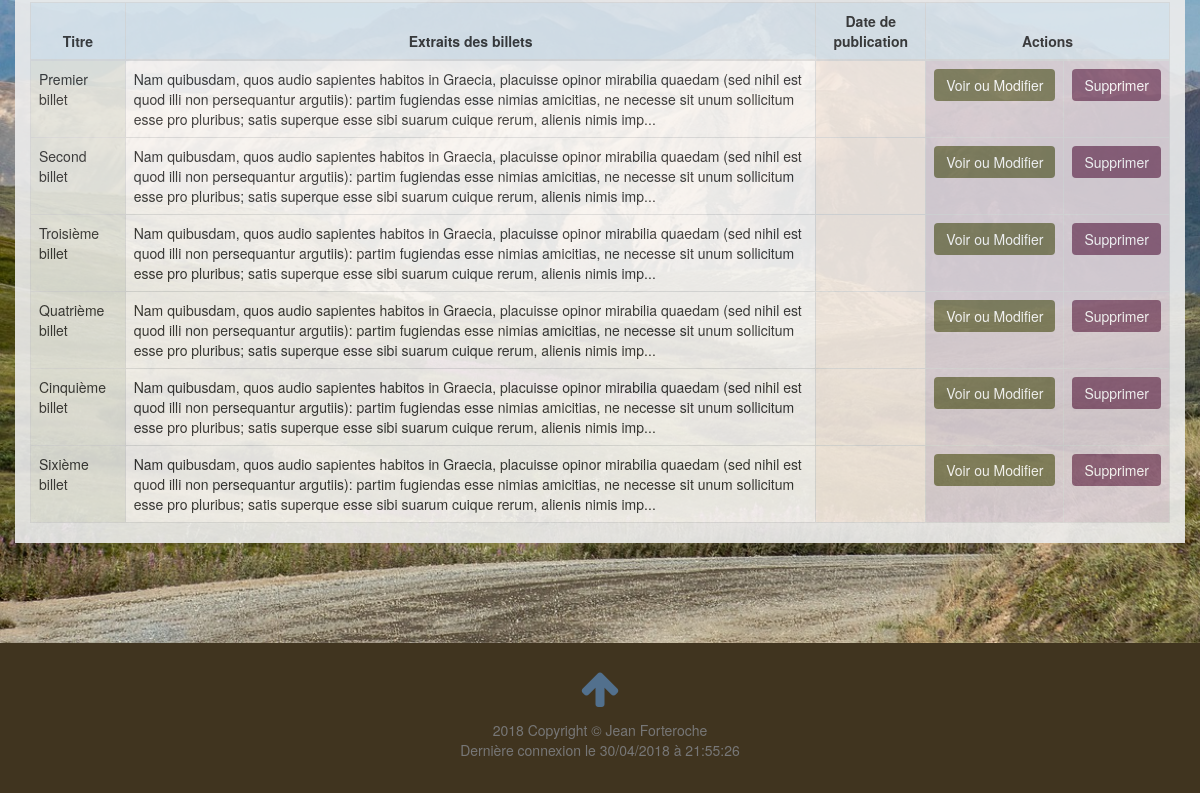
Before: /index.php?action=postsManager (signed in, lower part) with the older database file.
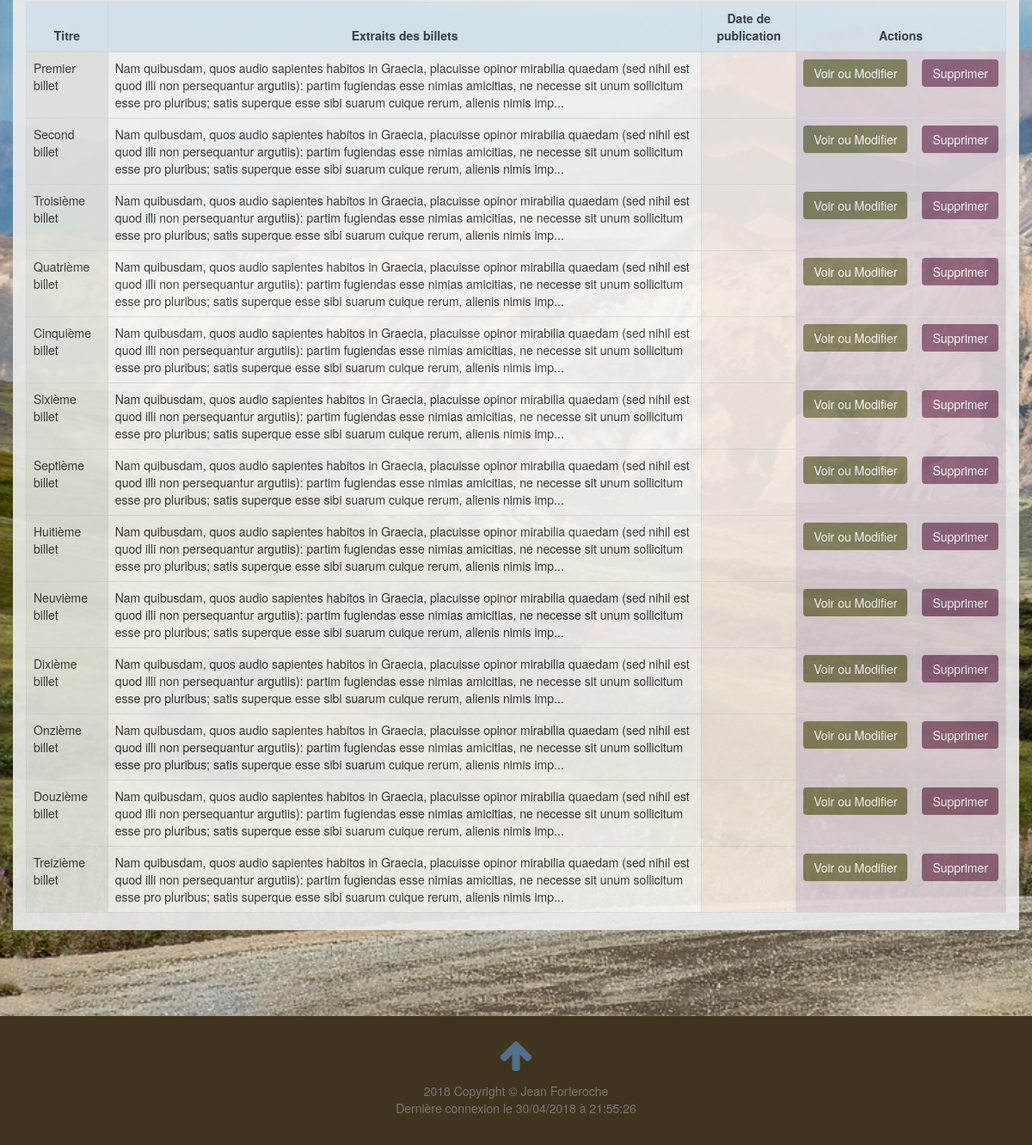
After: the same page with the newer database file.
### tables this page shows
CREATE TABLE `posts` (
  `id` int(11) NOT NULL,
  `author` varchar(255) NOT NULL,
  `title` varchar(255) NOT NULL,
  `content` text NOT NULL,
  `creationDate` datetime NOT NULL
);

### controller/Backend.php (called while the page is built, shortened)
<?php
class Backend{
    public function postsManager(){
        $postsManager = new PostManager();
        $posts = $postsManager->getAllPostsExcerpt();
        require('view/backend/postsManager.php');
    }
}

### index.php (called while the page is built, shortened)
<?php
include_once('MyAutoload.php');
if($_GET) {
    $request = $_GET['action'];
} else {
    $request = "";
}
$router = new Router($request);
$router->renderController();

### model/PostManager.php (called while the page is built, shortened)
<?php
class PostManager extends Manager {
    public function getAllPostsExcerpt() {
        $db = $this->dbConnect();
        $req = $db->query('SELECT id, title, SUBSTRING(content, 1, 300) AS postExcerpt, author, DATE_FORMAT(creationDate, \'%d/%m/%Y à %Hh%im%ss\') AS creationDateFr FROM posts ORDER BY creationDate');
        $posts = array();
        while ($data = $req->fetch(\PDO::FETCH_ASSOC)){
            $post = new Posts();
            $post->hydrate($data);
            $posts[] = $post;
        }
        return $posts;
    }
}

### MyAutoload.php (called while the page is built, shortened)
<?php
class MyAutoload{
    public static function autoload($class){
        $path = str_replace('\\', '/', $class);
    }
}

### entity/Posts.php (called while the page is built, shortened)
<?php
class Posts extends Table{
    private $id;
    private $title;
    private $postExcerpt;
    public function getPostExcerpt()
    {
        return $this->postExcerpt;
    }
    public function setPostExcerpt($postExcerpt)
    {
        $this->postExcerpt = $postExcerpt;
    }
    public function getId()
    {
        return $this->id;
    }
    public function setId($id)
    {
        $this->id = $id;
    }
    public function getTitle()
    {
        return $this->title;
    }
    public function setTitle($title)
    {
        $this->title = $title;
    }
}

### view/backend/postsManager.php (the view, shortened to what this page needs)
<div class="row table-row">
    <div class="col-lg-12">
        <div class="table-responsive">
            <table class="table table-hover table-bordered">
                <thead>
                <tr>
                    <th class="info th" scope="col">Titre</th>
                    <th class="info th" scope="col">Extraits des billets</th>
                    <th class="info th" scope="col">Date de publication</th>
                    <th class="info th" scope="col" colspan="2">Actions</th>
                </tr>
                </thead>
                <tbody>
                <?php foreach ($posts as $post): ?>
                    <tr>
                        <td class="success" scope="row"><?= $post->getTitle(); ?></td>
                        <td class="default" scope="row"><?= strip_tags($post->getPostExcerpt()); ?>...</td>
                        <td class="warning" scope="row"><?= $post->getCreationDate(); ?></td>
                        <td class="danger" scope="row"><a href="index.php?action=viewOrChangePost&amp;postId=<?= $post->getId(); ?>" class="btn btn-success">Voir ou Modifier</a></td>
                        <td class="danger" scope="row"><a href="index.php?action=deletePost&amp;postId=<?= $post->getId(); ?>" class="btn btn-danger">Supprimer</a></td>
                    </tr>
                <?php endforeach; ?>
                </tbody>
            </table>
        </div>
    </div>
</div>
<?php $content = ob_get_clean(); ?>
<?php require('template.php'); ?>

### classes/Router.php (shortened to what this page needs)
<?php
class Router {
    private $request;
    private $routes = [
        '' => ['controller'=>'Frontend', 'method'=>'listPostsExcerpt'],
        'home' => ['controller'=>'Frontend', 'method'=>'listPostsExcerpt'],
        'allPostsView' => ['controller'=>'Frontend', 'method'=>'listPosts'],
        'about' => ['controller'=>'Frontend', 'method'=>'aboutView'],
        'contact' => ['controller'=>'Frontend', 'method'=>'contactView'],
        'adminConnexion' => ['controller'=>'Frontend', 'method'=>'adminView'],
        'listPosts' => ['controller'=>'Frontend', 'method'=>'listPosts'],
        'post' => ['controller'=>'Frontend', 'method'=>'post'],
        'addComment' => ['controller'=>'Frontend', 'method'=>'addComment'],
        'reportComment' => ['controller'=>'Frontend', 'method'=>'reportComment'],
        'sendMail' => ['controller'=>'Frontend', 'method'=>'sendMail'],
        'cookies' => ['controller'=>'Frontend', 'method'=>'cookies'],
        'legalesMentions' => ['controller'=>'Frontend', 'method'=>'legalesMentions'],
        'adminInterfaceLogin' => ['controller'=>'Backend', 'method'=>'loginControl'],
        'adminHomeView' => ['controller'=>'Backend', 'method'=>'adminHomeView'],
        'postsManager' => ['controller'=>'Backend', 'method'=>'postsManager'],
        'newPost' => ['controller'=>'Backend', 'method'=>'newPostView'],
        'publishPost' => ['controller'=>'Backend', 'method'=>'publishPost'],
        'viewOrChangePost' => ['controller'=>'Backend', 'method'=>'viewOrChangePost'],
        'updatePost' => ['controller'=>'Backend', 'method'=>'updatePost'],
        'deletePost' => ['controller'=>'Backend', 'method'=>'deletePost'],
        'commentsModeration' => ['controller'=>'Backend', 'method'=>'commentsModeration'],
        'commentsByDate' => ['controller'=>'Backend', 'method'=>'commentsByDate'],
        'commentsByPost' => ['controller'=>'Backend', 'method'=>'commentsByPost'],
        'moderateComment' => ['controller'=>'Backend', 'method'=>'commentModeration'],
        'editComment' => ['controller'=>'Backend', 'method'=>'adminUpdateComment'],
        'deleteComment' => ['controller'=>'Backend', 'method'=>'deleteComment'],
        'logOut' => ['controller'=>'Backend', 'method'=>'logOut'],
    ];
    public function __construct($request) {
        $this->request = $request;
    }
    public function renderController(){
        $request = $this->request;
        try {
            if(key_exists($request, $this->routes)) {
                $controller = $this->routes[$request]['controller'];
                $method = $this->routes[$request]['method'];
                if ($controller == 'Frontend'){
                    $currentController = new Frontend();
                } else{
                    $currentController = new Backend();
                }
                $currentController->$method();
            } else {
                throw new Exception('Erreur 404: la page demandée n\'existe pas');
            }
        } catch(Exception $e) {
            echo 'Exception reçue : ',  $e->getMessage(), "\n";
        }
    }
}

### view/backend/template.php (shortened to what this page needs)
<!DOCTYPE html>
<html lang="fr">
<head>
    <link href="<?= ASSETS ?>css/font-awesome/font-awesome.min.css" rel="stylesheet" type="text/css">
    <link rel="stylesheet" href="<?= ASSETS ?>css/style.css" type="text/css">
    <link rel="stylesheet" href="//maxcdn.bootstrapcdn.com/bootstrap/3.3.1/css/bootstrap.min.css">
    <link rel="stylesheet" type="text/css" href="">
</head>
<body class="admin">
<div class="admin-container">
    <div class="container" id="top">
        <?= $content ?>
    </div>
</div>
<div class="container-fluid">
    <div class="row">
        <div class="col-lg-12" id="admin-footer">
            <footer>
                <p id="p-top"><a href="#top"><i class="fa fa-arrow-up fa-3x" aria-hidden="true" title="Remonter"></i></a></p>
                <p class="copyright text-muted">
                    2018 Copyright &copy; Jean Forteroche<br>
                    Dernière connexion le <?= date('d/m/Y à H:i:s', $_SESSION['time']); ?>
                </p>
            </footer>
        </div>
    </div>
</div>
</body>
</html>

### assets/css/style.css (style rules this page uses)
body { overflow-x: hidden; }
.container, .container-fluid, .row { overflow: hidden; }
.fa { font-family: 'FontAwesome'; }
footer a { text-decoration: none; }
footer .copyright { font-size: 14px; margin-bottom: 0; text-align: center; }
.admin-container { background-image: url("../img/background/alaska.jpg"); background-size: cover; background-repeat: no-repeat; padding-top: 100px; padding-bottom: 50px; min-height: 639px; }
.admin-container { padding-top: 100px; padding-bottom: 100px; }
.tinymce-post-row, .table-row { background-color: #eee; opacity: 0.9; }
table { background-color: #F8F8F8 !important; }
th.info { background-color: rgba(113, 162, 192, 0.2)!important; }
td.success { background-color: rgba(66, 70, 9, 0.1)!important; }
td.danger { background-color: rgba(119, 65, 97, 0.2)!important; }
td.warning { background-color: rgba(240, 210, 182, 0.3)!important; }
td.default { background-color: rgba(249, 237, 230, 0.2)!important; }
.th { text-align: center; }
.admin-container .btn-success { background-color: rgba(66, 70, 9, 0.6)!important; border: none !important; }
.admin-container .btn-danger { background-color: rgba(119, 65, 97, 0.8) !important; border: none !important; }
#admin-footer { background-color: #40341F; width: 100%; padding: 25px 0 33px; bottom: 0; }
#p-top { text-align: center; }
.fa-arrow-up { color: #52708d; }

Changed rows visible on the page:
added posts: title "Septième billet", PostExcerpt "Nam quibusdam, quos audio sapientes habitos in Graecia, placuisse opinor mirabilia quaedam (sed nihil est quod illi non persequantur argutiis): partim fugiendas esse nimias amicitias, ne necesse sit unum sollicitum esse pro pluribus; satis superque esse sibi suarum cuique rerum, alienis nimis imp"
added posts: title "Huitième billet", PostExcerpt "Nam quibusdam, quos audio sapientes habitos in Graecia, placuisse opinor mirabilia quaedam (sed nihil est quod illi non persequantur argutiis): partim fugiendas esse nimias amicitias, ne necesse sit unum sollicitum esse pro pluribus; satis superque esse sibi suarum cuique rerum, alienis nimis imp"
added posts: title "Neuvième billet", PostExcerpt "Nam quibusdam, quos audio sapientes habitos in Graecia, placuisse opinor mirabilia quaedam (sed nihil est quod illi non persequantur argutiis): partim fugiendas esse nimias amicitias, ne necesse sit unum sollicitum esse pro pluribus; satis superque esse sibi suarum cuique rerum, alienis nimis imp"
added posts: title "Dixième billet", PostExcerpt "Nam quibusdam, quos audio sapientes habitos in Graecia, placuisse opinor mirabilia quaedam (sed nihil est quod illi non persequantur argutiis): partim fugiendas esse nimias amicitias, ne necesse sit unum sollicitum esse pro pluribus; satis superque esse sibi suarum cuique rerum, alienis nimis imp"
added posts: title "Onzième billet", PostExcerpt "Nam quibusdam, quos audio sapientes habitos in Graecia, placuisse opinor mirabilia quaedam (sed nihil est quod illi non persequantur argutiis): partim fugiendas esse nimias amicitias, ne necesse sit unum sollicitum esse pro pluribus; satis superque esse sibi suarum cuique rerum, alienis nimis imp"
added posts: title "Douzième billet", PostExcerpt "Nam quibusdam, quos audio sapientes habitos in Graecia, placuisse opinor mirabilia quaedam (sed nihil est quod illi non persequantur argutiis): partim fugiendas esse nimias amicitias, ne necesse sit unum sollicitum esse pro pluribus; satis superque esse sibi suarum cuique rerum, alienis nimis imp"
added posts: title "Treizième billet", PostExcerpt "Nam quibusdam, quos audio sapientes habitos in Graecia, placuisse opinor mirabilia quaedam (sed nihil est quod illi non persequantur argutiis): partim fugiendas esse nimias amicitias, ne necesse sit unum sollicitum esse pro pluribus; satis superque esse sibi suarum cuique rerum, alienis nimis imp"
